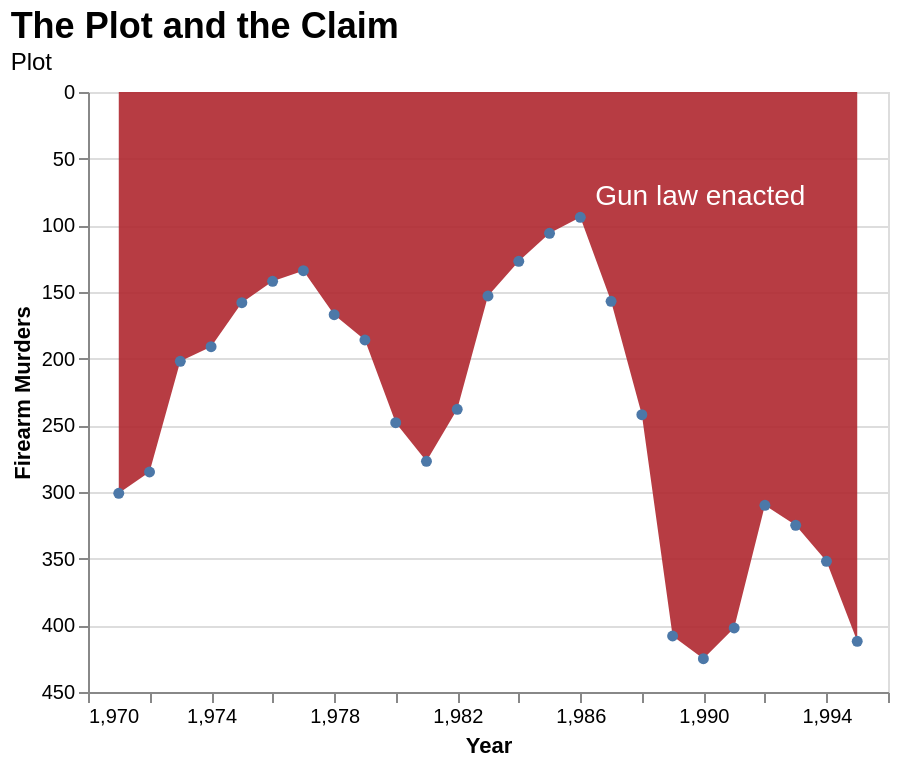

Notebook source saved alongside this figure:
### Markdown cell above
**Question 3.4** 
<br> {points: 3}

Great! We have a base now! Next, we need to make a plot that has the text on it add it to our area base plot. 

First make a text mark using `.mark_text()`. The data that you use to make this plot should be filtered to only include the `Year` 1986 which is when the gun law was enacted. 
The font for your text should be size 14, white in color with `dx` and `dy` positions of 60 and -10 respectively. Set the text argument in `.encode()` to the desired label. You will need to use `text=alt.value(...)`. This plot should be named `text_plot`. 

We have added the two plots together for you and saved them in an object named `text_area_plot` (Order matters when we layer plots together).

### Code cell
law_enacted_year = guns_df[guns_df['Year'] == 1986]

text_plot = alt.Chart(law_enacted_year).mark_text(dx=60, dy=-10, size=14, color='white').encode(
    alt.X('Year'),
    alt.Y('Firearm murders'),
    text=alt.value('Gun law enacted')
)

# your code here
text_area_plot = area_plot + text_plot
text_area_plot

### Figure 1 — Vega-Lite specification as saved in the notebook (floating-point values rounded to 4 significant figures)
{"config": {"view": {"continuousWidth": 400, "continuousHeight": 300}}, "layer": [{"data": {"name": "data-b655b91912e6e839c53e4b74dbd85033"}, "mark": {"type": "area", "color": "#b0272f", "filled": true, "opacity": 0.9, "point": true}, "encoding": {"x": {"type": "quantitative", "axis": {"grid": false}, "field": "Year", "title": "Year"}, "y": {"type": "quantitative", "field": "Firearm murders", "scale": {"reverse": true}, "title": "Firearm Murders"}}, "title": {"text": "The Plot and the Claim", "anchor": "start", "fontSize": 18, "fontWeight": "bold", "subtitle": "Plot"}}, {"data": {"name": "data-5655da6788834189ecb9057630f7b6af"}, "mark": {"type": "text", "color": "white", "dx": 60, "dy": -10, "size": 14}, "encoding": {"text": {"value": "Gun law enacted"}, "x": {"type": "quantitative", "field": "Year"}, "y": {"type": "quantitative", "field": "Firearm murders"}}}], "$schema": "https://vega.github.io/schema/vega-lite/v4.8.1.json", "datasets": {"data-b655b91912e6e839c53e4b74dbd85033": [{"Year": 1971, "Firearm murders": 301}, {"Year": 1972, "Firearm murders": 285}, {"Year": 1973, "Firearm murders": 202}, {"Year": 1974, "Firearm murders": 191}, {"Year": 1975, "Firearm murders": 158}, {"Year": 1976, "Firearm murders": 142}, {"Year": 1977, "Firearm murders": 134}, {"Year": 1978, "Firearm murders": 167}, {"Year": 1979, "Firearm murders": 186}, {"Year": 1980, "Firearm murders": 248}, {"Year": 1981, "Firearm murders": 277}, {"Year": 1982, "Firearm murders": 238}, {"Year": 1983, "Firearm murders": 153}, {"Year": 1984, "Firearm murders": 127}, {"Year": 1985, "Firearm murders": 106}, {"Year": 1986, "Firearm murders": 94}, {"Year": 1987, "Firearm murders": 157}, {"Year": 1988, "Firearm murders": 242}, {"Year": 1989, "Firearm murders": 408}, {"Year": 1990, "Firearm murders": 425}, {"Year": 1991, "Firearm murders": 402}, {"Year": 1992, "Firearm murders": 310}, {"Year": 1993, "Firearm murders": 325}, {"Year": 1994, "Firearm murders": 352}, {"Year": 1995, "Firearm murders": 412}], "data-5655da6788834189ecb9057630f7b6af": [{"Year": 1986, "Firearm murders": 94}]}}
